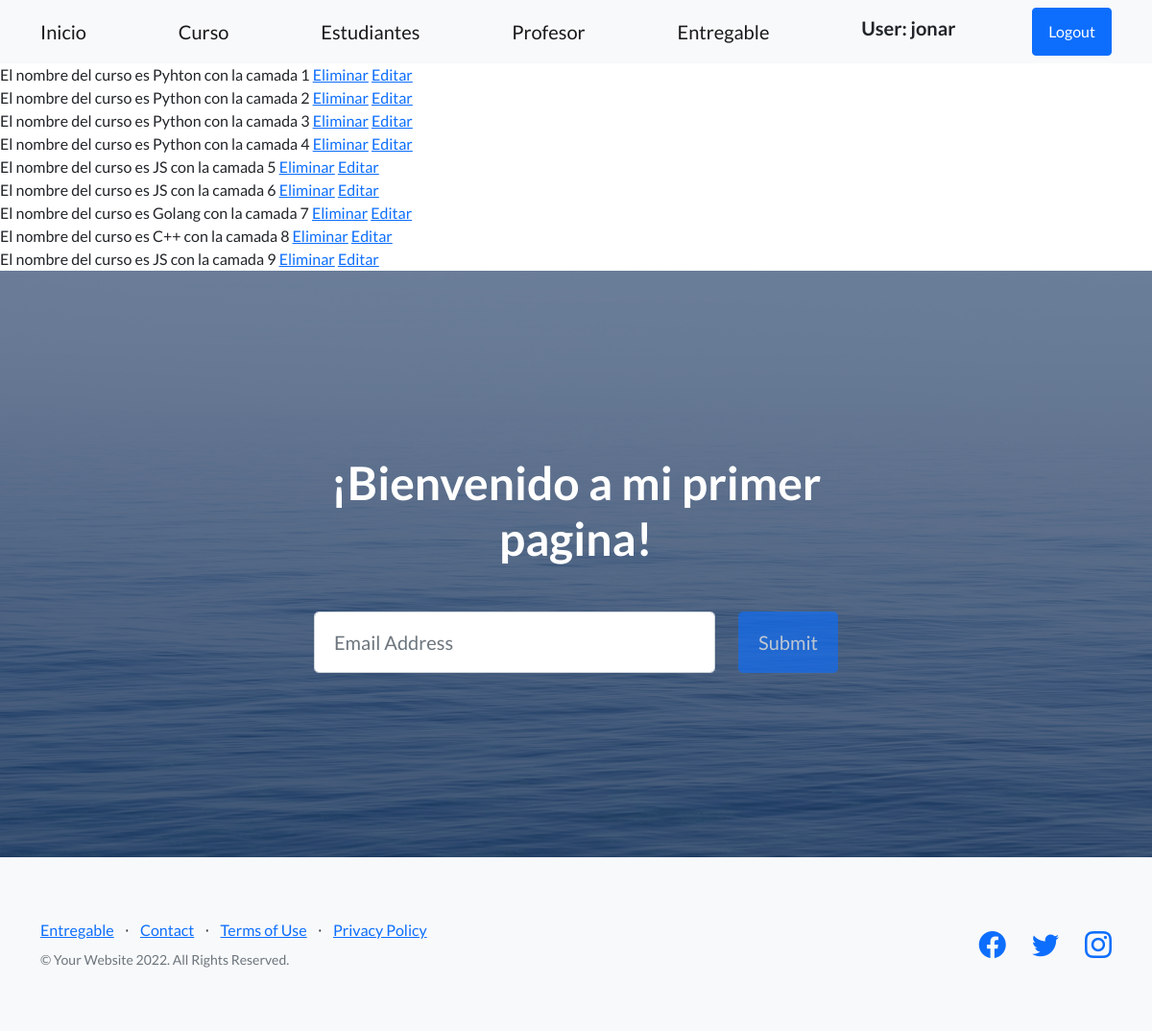
Before: /AppCoder/curso/ (signed in) with the older database file.
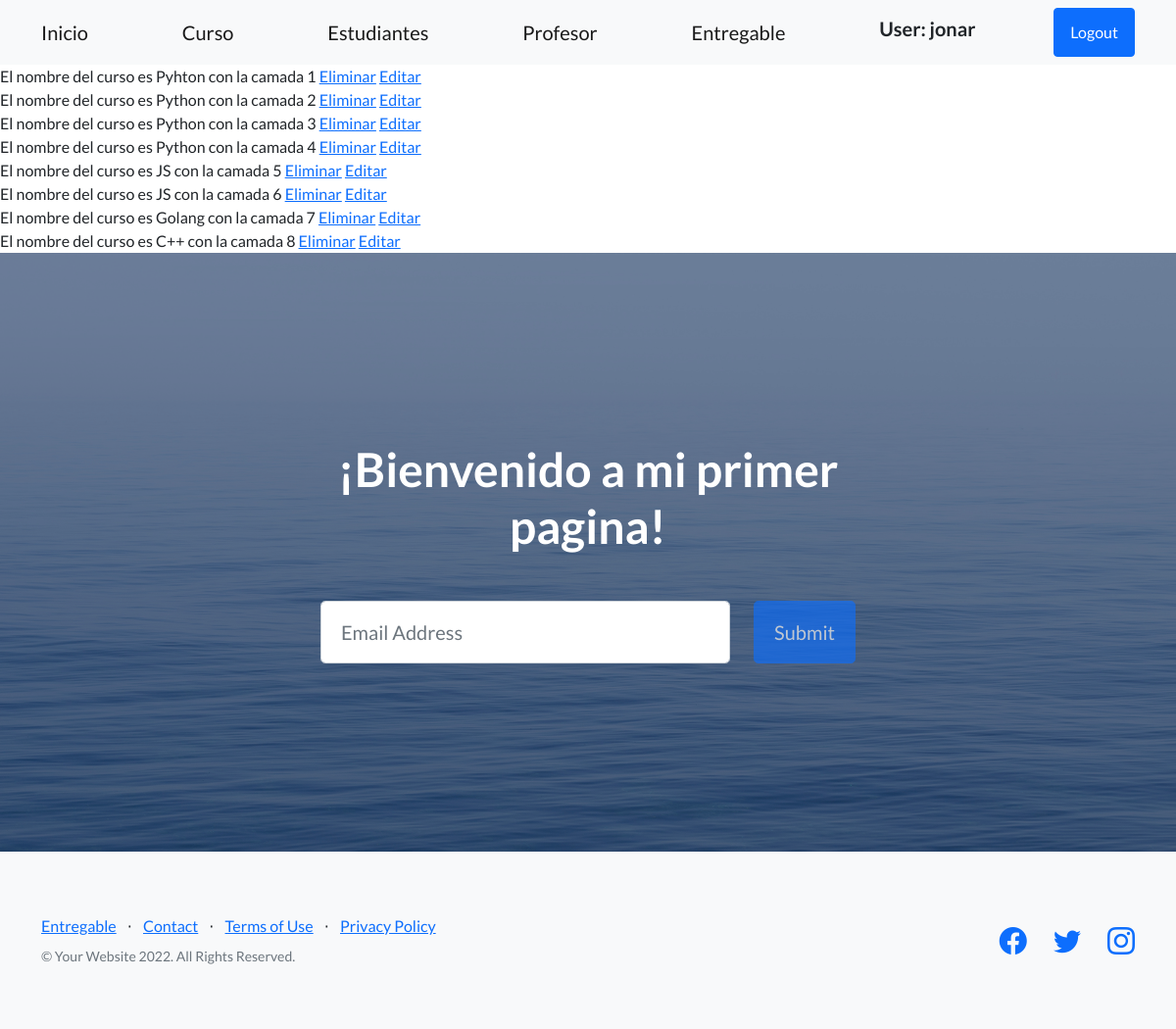
After: the same page with the newer database file.
### AppCoder/models.py (models this page shows, shortened)
class Curso(models.Model):
    nombre = models.CharField(max_length=40)
    camada = models.IntegerField(unique=True)

### AppCoder/views.py (the view)
# urls.py: path('curso/', CursoList.as_view(), name='AppCoderCurso'),
class CursoList(LoginRequiredMixin, ListView):
    model = Curso
    template_name = 'AppCoder/Curso.html'

### Templates/AppCoder/Curso.html (shortened to what this page needs)
{% extends 'index.html' %}
{% block inicio %}
    {% for curso in object_list %}
        El nombre del curso es {{ curso.nombre }} con la camada {{ curso.camada }}
        <a href="{% url 'AppCoderEliminarCurso' curso.camada %}">Eliminar</a>
        <a href="{% url 'AppCoderEditarCurso' curso.camada %}">Editar</a>
        <br>
    {% endfor %}
{% endblock %}

Changed rows visible on the page:
removed Curso: nombre "JS", camada "9"
